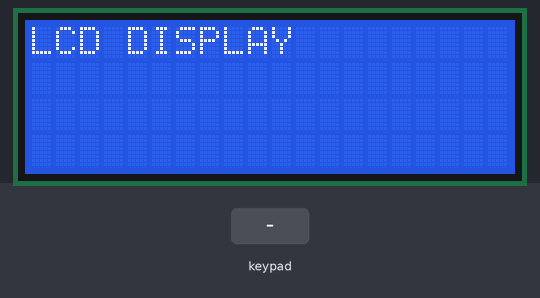
The sketch below on a simulated Arduino Uno, built with avr-gcc and run on an emulated ATmega328P. Shown: 20×4 character LCD. The inputs (shaded band) are chosen by the test bench.

Above: at 1.2 s.
1.3 s: keypad keys 9 8 7 6 # pressed 0.4 s apart
At 3.5 s:
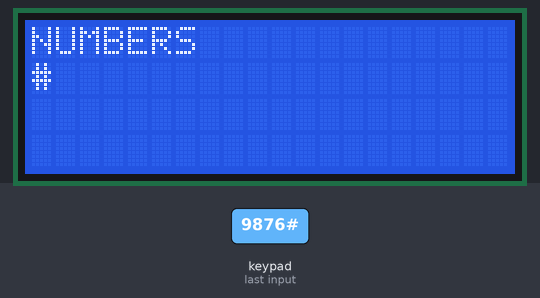
4.8 s: key 'A' pressed
At 6.0 s:
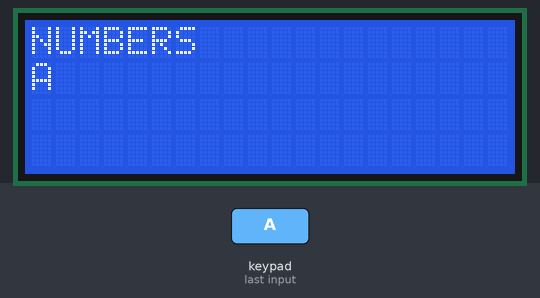
6.3 s: key 'B' pressed
7.8 s: keypad keys 9 8 7 6 * pressed 0.4 s apart
At 8.81 s:
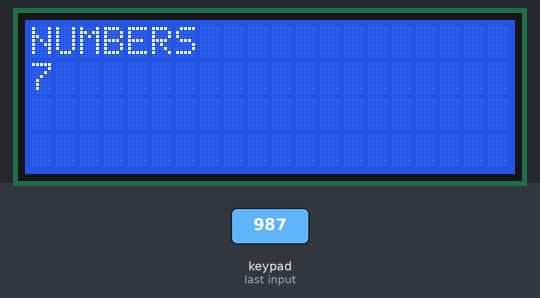
11.3 s: key 'C' pressed
12.8 s: keypad keys 9 8 7 6 D pressed 0.4 s apart
At 14.21 s:
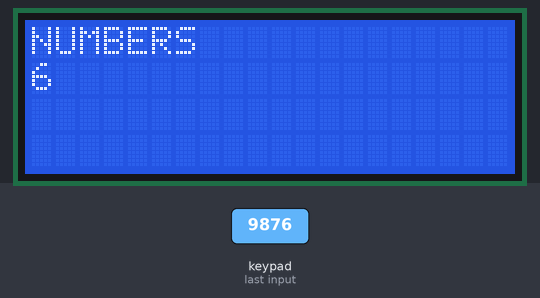
Timing chart, 0 to 15.8 s (numbered marks = the images above; inputs shaded):
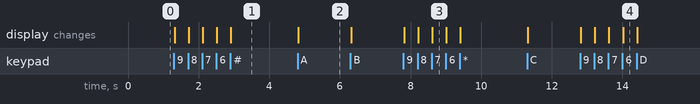

Measured:
- after the input at 1.3 s, the display: first changes at once (image 1 shows a later state)
- after the input at 4.8 s, the display: changes at once (image 2)
- after the input at 7.8 s, the display: first changes at once (image 3 shows a later state)
- after the input at 12.8 s, the display: first changes at once (image 4 shows a later state)

The sketch:

keypad_display_interface.ino
```cpp
#include <Wire.h>
#include <LiquidCrystal_I2C.h>
#include <Keypad.h>

LiquidCrystal_I2C lcd(0x27, 20, 4); // Default address of most PCF8574 modules, change according

const byte ROWS = 4;
const byte COLS = 4;

char hexaKeys[ROWS][COLS] = {
  {'1', '2', '3', 'A'},
  {'4', '5', '6', 'B'},
  {'7', '8', '9', 'C'},
  {'*', '0', '#', 'D'}
};

byte rowPins[ROWS] = {9, 8, 7, 6};
byte colPins[COLS] = {5, 4, 3, 2};

Keypad customKeypad = Keypad(makeKeymap(hexaKeys), rowPins, colPins, ROWS, COLS);


void setup()
{
  lcd.init();
  lcd.backlight();
  lcd.setCursor(0, 0);
  lcd.print("LCD DISPLAY");
 //lcd.init();
}

void loop(){
  char customKey = customKeypad.getKey();
  if (customKey){
    lcd.clear();
    lcd.setCursor(0, 0);
    lcd.print("NUMBERS");
    lcd.setCursor(0, 1);
    lcd.print(customKey);
  }
}
```
